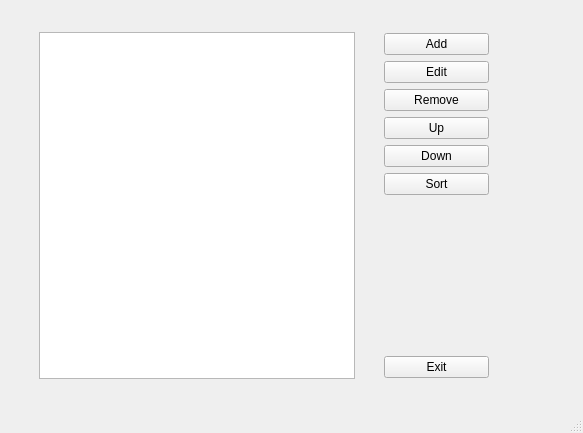
<?xml version="1.0" encoding="UTF-8"?>
<ui version="4.0">
 <class>MainWindow</class>
 <widget class="QMainWindow" name="MainWindow">
  <property name="geometry">
   <rect>
    <x>0</x>
    <y>0</y>
    <width>583</width>
    <height>433</height>
   </rect>
  </property>
  <property name="windowTitle">
   <string>MainWindow</string>
  </property>
  <widget class="QWidget" name="centralwidget">
   <widget class="QListWidget" name="listItems">
    <property name="geometry">
     <rect>
      <x>39</x>
      <y>32</y>
      <width>316</width>
      <height>347</height>
     </rect>
    </property>
   </widget>
   <widget class="QWidget" name="">
    <property name="geometry">
     <rect>
      <x>384</x>
      <y>33</y>
      <width>105</width>
      <height>345</height>
     </rect>
    </property>
    <layout class="QVBoxLayout" name="verticalLayout">
     <item>
      <widget class="QPushButton" name="btnAdd">
       <property name="text">
        <string>Add</string>
       </property>
      </widget>
     </item>
     <item>
      <widget class="QPushButton" name="btnEdit">
       <property name="text">
        <string>Edit</string>
       </property>
      </widget>
     </item>
     <item>
      <widget class="QPushButton" name="btnRemove">
       <property name="text">
        <string>Remove</string>
       </property>
      </widget>
     </item>
     <item>
      <widget class="QPushButton" name="btnUp">
       <property name="text">
        <string>Up</string>
       </property>
      </widget>
     </item>
     <item>
      <widget class="QPushButton" name="btnDown">
       <property name="text">
        <string>Down</string>
       </property>
      </widget>
     </item>
     <item>
      <widget class="QPushButton" name="btnSort">
       <property name="text">
        <string>Sort</string>
       </property>
      </widget>
     </item>
     <item>
      <spacer name="verticalSpacer">
       <property name="orientation">
        <enum>Qt::Vertical</enum>
       </property>
       <property name="sizeHint" stdset="0">
        <size>
         <width>20</width>
         <height>40</height>
        </size>
       </property>
      </spacer>
     </item>
     <item>
      <widget class="QPushButton" name="btnExit">
       <property name="text">
        <string>Exit</string>
       </property>
      </widget>
     </item>
    </layout>
   </widget>
  </widget>
  <widget class="QMenuBar" name="menubar">
   <property name="geometry">
    <rect>
     <x>0</x>
     <y>0</y>
     <width>583</width>
     <height>21</height>
    </rect>
   </property>
  </widget>
  <widget class="QStatusBar" name="statusbar"/>
 </widget>
 <resources/>
 <connections/>
</ui>
